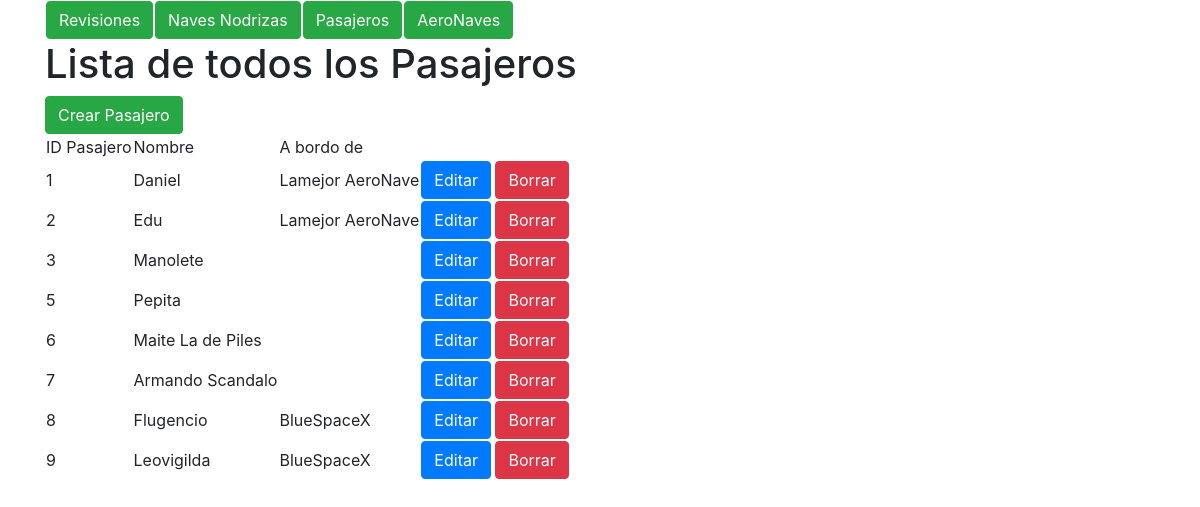
Before: /pasajero/list with the older database file.
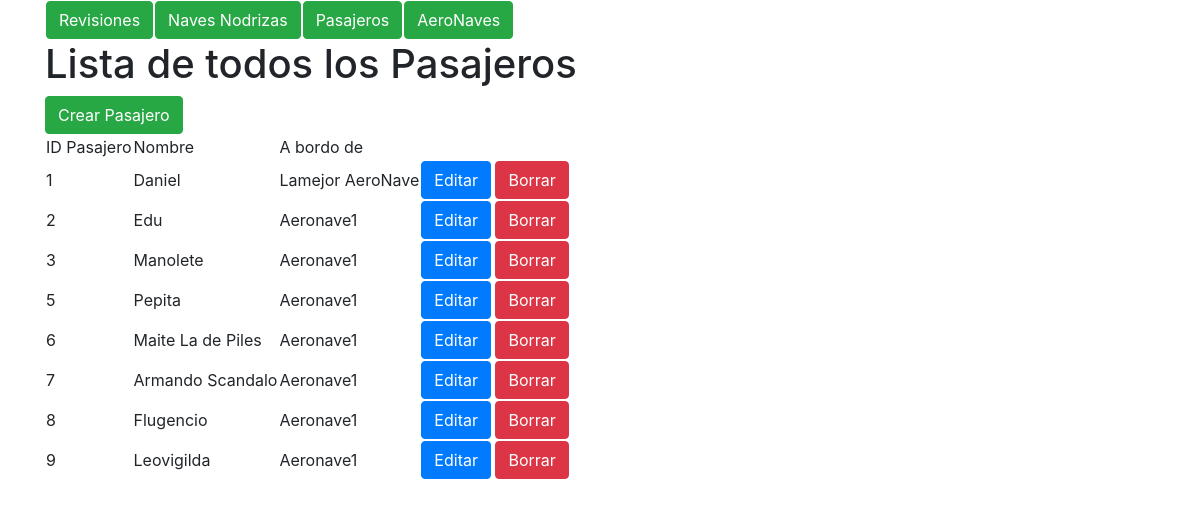
After: the same page with the newer database file.
### marcianos/models.py (models this page shows, shortened)
class Pasajero(models.Model):
    nombre = models.CharField(max_length=400)
    aeronave_id = models.ForeignKey(aeronave, on_delete=models.CASCADE,
        related_name = 'subido_en', null=True, blank=True)

class aeronave(models.Model):
    nombre = models.CharField(max_length=400)
    max_marcianos = models.PositiveIntegerField()
    nave_origen = models.ForeignKey(nave_nodriza, on_delete=models.CASCADE,
        related_name = 'nave_origen', null=True)
    nave_destino = models.ForeignKey(nave_nodriza, on_delete=models.CASCADE,
        related_name = 'nave_destino', null=True)

### marcianos/views.py (the view)
# urls.py: path(r'pasajero/list', views.pasajero_list, name='pasajero_list'),
def pasajero_list(request, template_name = 'pasajero/lista.html'):
    pasajeros = Pasajero.objects.all()
    data = {}
    data['object_list'] = pasajeros
    return render(request, template_name, data)

### marcianos/templates/pasajero/lista.html (shortened to what this page needs)
<!DOCTYPE html>
<html>
  <head>
    <link rel="stylesheet" href="https://maxcdn.bootstrapcdn.com/bootstrap/4.0.0-beta.2/css/bootstrap.min.css">
  </head>
  <body>
    <div class="container">
      {% include "home.html" %}
        <h1>Lista de todos los Pasajeros</h1>
        <a class="btn btn-success" href='{% url "pasajero_create" %}'> Crear Pasajero</a>
        <table>
            <tr>
                <td>ID Pasajero</td>
                <td>Nombre</td>
                <td>A bordo de </td>
            </tr>
                {% for Pasajero in object_list %}
                <tr>
                    <td>{{ Pasajero.pk }}</td>
                    <td>{{ Pasajero.nombre }}</td>
                    <td>{{ Pasajero.aeronave_id.nombre }}</td>
                    <td>
                        <a class="btn btn-primary" href='{% url "pasajero_update" Pasajero.pk %}'>Editar</a>
                        <a class="btn btn-danger" href='{% url "pasajero_delete" Pasajero.pk %}'>Borrar</a>
                    </td>
                </tr>
            {% endfor %}
        </table>
    </div>
  </body>
</html>

Changed rows visible on the page:
changed Pasajero "Edu": aeronave_id.nombre "Lamejor AeroNave" → "Aeronave1"
changed Pasajero "Manolete": aeronave_id.nombre (not shown) → "Aeronave1"
changed Pasajero "Pepita": aeronave_id.nombre (not shown) → "Aeronave1"
changed Pasajero "Maite La de Piles": aeronave_id.nombre (not shown) → "Aeronave1"
changed Pasajero "Armando Scandalo": aeronave_id.nombre (not shown) → "Aeronave1"
changed Pasajero "Flugencio": aeronave_id.nombre "BlueSpaceX" → "Aeronave1"
changed Pasajero "Leovigilda": aeronave_id.nombre "BlueSpaceX" → "Aeronave1"
